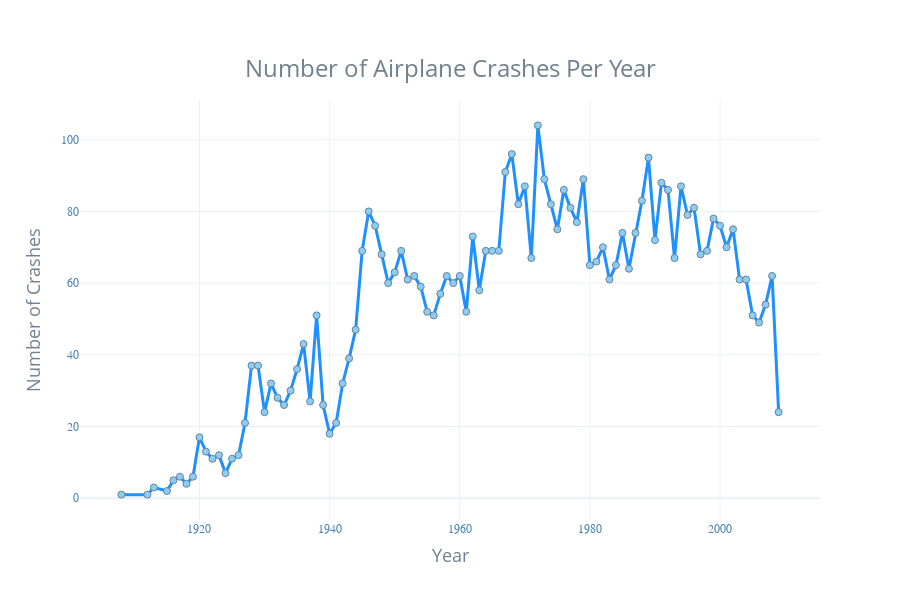

This figure's notebook cell:
### Markdown cell above
#### Number of Airplane Crashes per Year

### Code cell
# calculate total number of crashes per year
crashes_per_year = crashes.groupby('Year').size().reset_index()
crashes_per_year.columns = ['Year', 'Number of Crashes']

# plot number of airplane crashes per year
fig_crashes = px.line(crashes_per_year, 
              x = 'Year', 
              y = 'Number of Crashes', 
              title = 'Number of Airplane Crashes per Year',
              markers = True,
              labels = {'Number of Crashes': 'Number of Crashes', 'Year': 'Year'})

# customise
fig_crashes.update_traces(line = dict(width = 3, color = 'dodgerblue'), 
                  marker = dict(size = 7, color = 'lightskyblue', line = dict(width = 1, color = 'slategrey')))

fig_crashes.update_layout(
    template = 'plotly_white',
    title={'text': 'Number of Airplane Crashes Per Year', 'y': 0.9, 'x': 0.5, 'xanchor': 'center', 'yanchor': 'top'},
    title_font = dict(size = 24, color = 'slategrey'),
    autosize = False, width = 900, height = 600,
    xaxis = dict(title_text = 'Year', title_font = dict(size = 18, color = 'slategrey'), tickfont = dict(family = 'Rockwell', color = 'steelblue', size = 12)),
    yaxis=dict(title_text="Number of Crashes", title_font = dict(size = 18, color = 'slategrey'), tickfont = dict(family='Rockwell', color = 'steelblue', size = 12))
)

fig_crashes.show()

### Figure 1 — Plotly figure (JSON) as saved in the notebook; plotly's stock layout.template omitted (floating-point values rounded to 4 significant figures)
{"data": [{"hovertemplate": "Year=%{x}<br>Number of Crashes=%{y}<extra></extra>", "legendgroup": "", "line": {"color": "dodgerblue", "dash": "solid", "width": 3}, "marker": {"color": "lightskyblue", "line": {"color": "slategrey", "width": 1}, "size": 7, "symbol": "circle"}, "mode": "lines+markers", "name": "", "orientation": "v", "showlegend": false, "type": "scatter", "x": ["1908-01-01T00:00:00", "1912-01-01T00:00:00", "1913-01-01T00:00:00", "1915-01-01T00:00:00", "1916-01-01T00:00:00", "1917-01-01T00:00:00", "1918-01-01T00:00:00", "1919-01-01T00:00:00", "1920-01-01T00:00:00", "1921-01-01T00:00:00", "1922-01-01T00:00:00", "1923-01-01T00:00:00", "1924-01-01T00:00:00", "1925-01-01T00:00:00", "1926-01-01T00:00:00", "1927-01-01T00:00:00", "1928-01-01T00:00:00", "1929-01-01T00:00:00", "1930-01-01T00:00:00", "1931-01-01T00:00:00", "1932-01-01T00:00:00", "1933-01-01T00:00:00", "1934-01-01T00:00:00", "1935-01-01T00:00:00", "1936-01-01T00:00:00", "1937-01-01T00:00:00", "1938-01-01T00:00:00", "1939-01-01T00:00:00", "1940-01-01T00:00:00", "1941-01-01T00:00:00", "1942-01-01T00:00:00", "1943-01-01T00:00:00", "1944-01-01T00:00:00", "1945-01-01T00:00:00", "1946-01-01T00:00:00", "1947-01-01T00:00:00", "1948-01-01T00:00:00", "1949-01-01T00:00:00", "1950-01-01T00:00:00", "1951-01-01T00:00:00", "1952-01-01T00:00:00", "1953-01-01T00:00:00", "1954-01-01T00:00:00", "1955-01-01T00:00:00", "1956-01-01T00:00:00", "1957-01-01T00:00:00", "1958-01-01T00:00:00", "1959-01-01T00:00:00", "1960-01-01T00:00:00", "1961-01-01T00:00:00", "1962-01-01T00:00:00", "1963-01-01T00:00:00", "1964-01-01T00:00:00", "1965-01-01T00:00:00", "1966-01-01T00:00:00", "1967-01-01T00:00:00", "1968-01-01T00:00:00", "1969-01-01T00:00:00", "1970-01-01T00:00:00", "1971-01-01T00:00:00", "1972-01-01T00:00:00", "1973-01-01T00:00:00", "1974-01-01T00:00:00", "1975-01-01T00:00:00", "1976-01-01T00:00:00", "1977-01-01T00:00:00", "1978-01-01T00:00:00", "1979-01-01T00:00:00", "1980-01-01T00:00:00", "1981-01-01T00:00:00", "1982-01-01T00:00:00", "1983-01-01T00:00:00", "1984-01-01T00:00:00", "1985-01-01T00:00:00", "1986-01-01T00:00:00", "1987-01-01T00:00:00", "1988-01-01T00:00:00", "1989-01-01T00:00:00", "1990-01-01T00:00:00", "1991-01-01T00:00:00", "1992-01-01T00:00:00", "1993-01-01T00:00:00", "1994-01-01T00:00:00", "1995-01-01T00:00:00", "1996-01-01T00:00:00", "1997-01-01T00:00:00", "1998-01-01T00:00:00", "1999-01-01T00:00:00", "2000-01-01T00:00:00", "2001-01-01T00:00:00", "2002-01-01T00:00:00", "2003-01-01T00:00:00", "2004-01-01T00:00:00", "2005-01-01T00:00:00", "2006-01-01T00:00:00", "2007-01-01T00:00:00", "2008-01-01T00:00:00", "2009-01-01T00:00:00"], "xaxis": "x", "y": [1, 1, 3, 2, 5, 6, 4, 6, 17, 13, 11, 12, 7, 11, 12, 21, 37, 37, 24, 32, 28, 26, 30, 36, 43, 27, 51, 26, 18, 21, 32, 39, 47, 69, 80, 76, 68, 60, 63, 69, 61, 62, 59, 52, 51, 57, 62, 60, 62, 52, 73, 58, 69, 69, 69, 91, 96, 82, 87, 67, 104, 89, 82, 75, 86, 81, 77, 89, 65, 66, 70, 61, 65, 74, 64, 74, 83, 95, 72, 88, 86, 67, 87, 79, 81, 68, 69, 78, 76, 70, 75, 61, 61, 51, 49, 54, 62, 24], "yaxis": "y"}], "layout": {"autosize": false, "height": 600, "legend": {"tracegroupgap": 0}, "title": {"font": {"color": "slategrey", "size": 24}, "text": "Number of Airplane Crashes Per Year", "x": 0.5, "xanchor": "center", "y": 0.9, "yanchor": "top"}, "width": 900, "xaxis": {"anchor": "y", "domain": [0, 1], "tickfont": {"color": "steelblue", "family": "Rockwell", "size": 12}, "title": {"font": {"color": "slategrey", "size": 18}, "text": "Year"}}, "yaxis": {"anchor": "x", "domain": [0, 1], "tickfont": {"color": "steelblue", "family": "Rockwell", "size": 12}, "title": {"font": {"color": "slategrey", "size": 18}, "text": "Number of Crashes"}}}}
